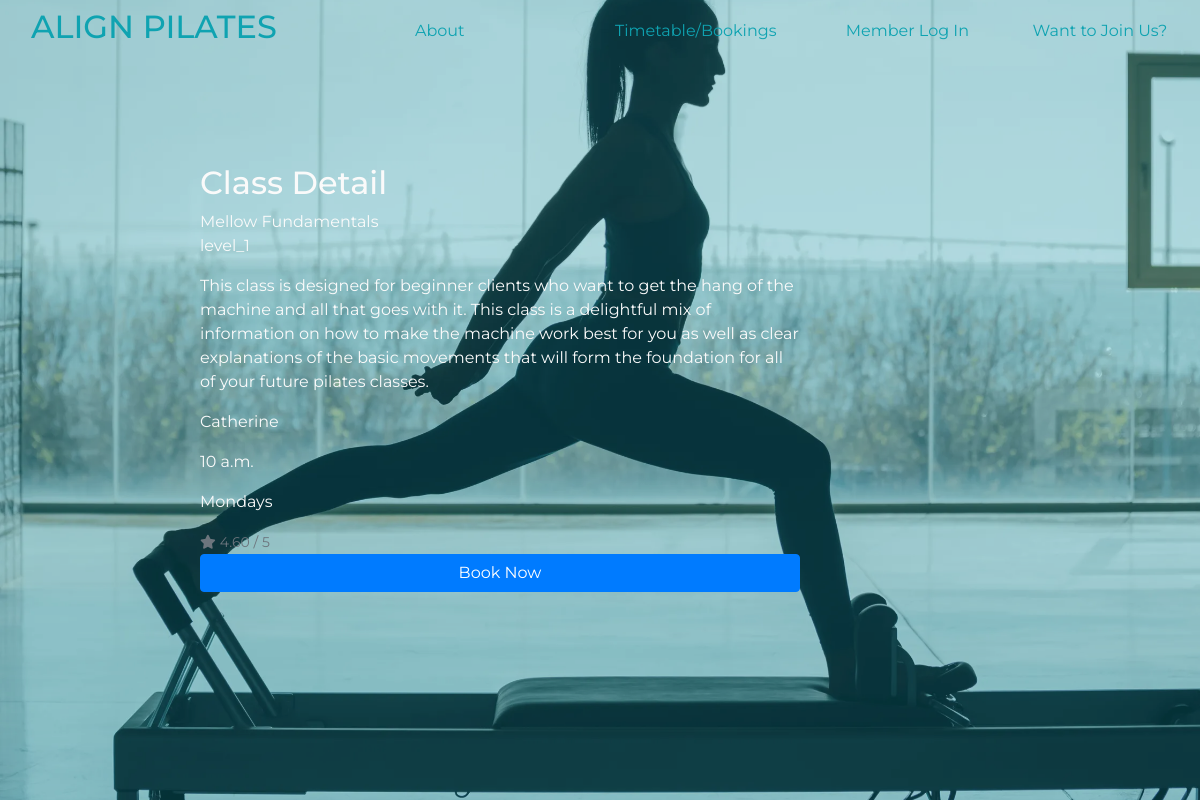
Before: /classes/1 with the older database file.
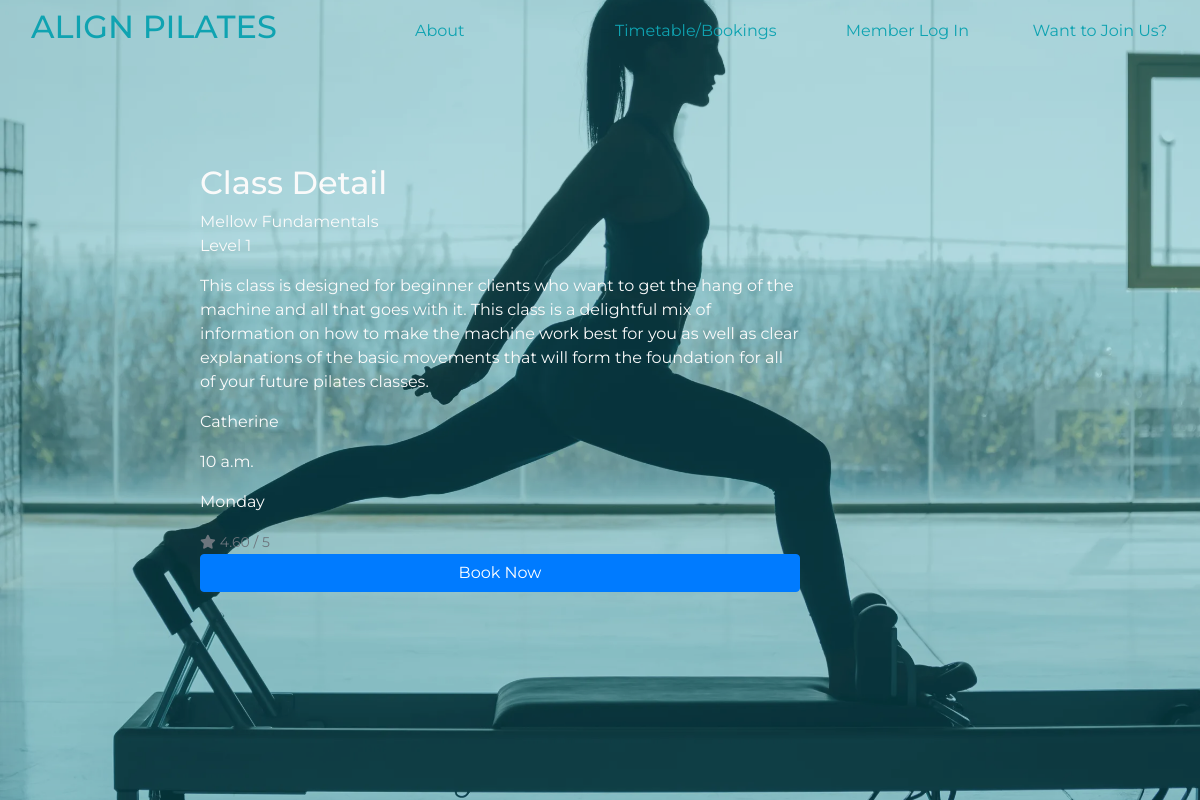
After: the same page with the newer database file.
### classes/models.py (models this page shows, shortened)
class Class_Type(models.Model):
    name = models.CharField(max_length=254)
    level = models.ForeignKey('Level', null=True, blank=True, on_delete=models.SET_NULL)
    description = models.TextField()
    teacher = models.CharField(max_length=254)
    cost = models.DecimalField(max_digits=4, decimal_places=2)
    time = models.TimeField()
    day = models.CharField(max_length=9)
    rating = models.DecimalField(max_digits=6, decimal_places=2, null=True, blank=True)

class Level(models.Model):
    name = models.CharField(max_length=254)
    friendly_name = models.CharField(max_length=254, null=True, blank=True)
    def __str__(self):
        return self.name

### classes/views.py (the view)
# urls.py: path('<int:class_type_id>', views.class_info, name='class_type'),
def class_info(request, class_type_id):
    class_type = get_object_or_404(Class_Type, pk=class_type_id)
    context = {
        'class_type': class_type,
    }
    return render(request, 'classes/class_type.html', context )

### classes/templates/classes/class_type.html (shortened to what this page needs)
{% extends 'base.html' %}
{% load static %}
{% block page_header %}
    <div class="container header-container">
    </div>
{% endblock %}
{% block content %}
    <div class="overlay"></div>
    <div class="container-fluid">
        <div class="row">
            <div class="col-12 col-md-8 col-lg-6 offset-2">
                <div class="row">
                    <div class="h-100 border-0">
                        <h2>Class Detail</h2>
                        <div class="header">{{ class_type.name }}</div>
                        <div class="body">
                            <p class="subtitle">{{ class_type.level }}</p>
                            <p class="text">{{ class_type.description }}</p>
                            <p class="text">{{ class_type.teacher }}</p>
                            <p class="text">{{ class_type.time }}</p>
                            <p class="text">{{ class_type.day }}</p>
                            {% if class_type.rating %}
                                <small class="text-muted"><i class="fas fa-star mr-1"></i>{{ class_type.rating }} / 5</small>
                            {% else %}
                                <small class="text-muted">No Rating</small>
                            {% endif %}
                        </div>
                        <div class="footer">
                            <a href="#" class="btn btn-primary btn-block">Book Now</a>
                        </div>
                    </div>
                </div>
            </div>
        </div>
    </div>
{% endblock %}

### templates/base.html (shortened to what this page needs)
{% load static %}
<!doctype html>
<html lang="en">
  <head>
    {% block corecss %}
        <link rel="stylesheet" href="https://cdn.jsdelivr.net/npm/bootstrap@4.6.2/dist/css/bootstrap.min.css">
        <link rel="stylesheet" href="{% static 'css/base.css' %}">
        {% endblock %}
  </head>
  <body>
    <header class="container-fluid fixed-top">
        {% include 'includes/main-nav.html' %}
    </header>
    {% block page_header %}
    {% endblock %}
    {% block content %}
    {% endblock %}
  </body>
</html>

### templates/includes/main-nav.html (shortened to what this page needs)
<div class="container-fluid fixed-top d-none d-md-block">
    <div class="row">
        <div class="col-12 col-lg-4 my-auto"><a href="{% url 'home' %}" class="nav-link">
        <h2 class="text-uppercase">Align Pilates</h2></a>
        </div>
        <div class="col-3 col-lg-2 my-auto"><a href="">About</a></div>
        <div class="col-3 col-lg-2 my-auto"><a href="{% url 'classes' %}">Timetable/Bookings</a></div>
        <div class="col-3 col-lg-2 my-auto">
        <ul class="list-inline list-unstyled text-center text-lg-right my-0">
            <li class="list-inline-item dropdown">
                <a class="text-black nav-link" href="#" id="options" data-toggle="dropdown" aria-haspopup="true" aria-expanded="false">
                    <div class="text-center">
                        <p class="my-0">Member Log In</p>
                    </div>
                </a>
        </li>
        </ul>
        </div>
        <div class="col-3 col-lg-2 my-auto">
        <ul class="list-inline list-unstyled text-center text-lg-right my-0">
            <a class="nav-link" href="#" id="options" data-toggle="dropdown" aria-haspopup="true" aria-expanded="false">
            <div class="text-center">
                <p class="my-0">Want to Join Us?</p>
            </div>
            </a>
        </ul></div>
        </div>
    </div>

### static/css/base.css (style rules this page uses)
html { height: 100%; }
body { background: url('/media/site-header.webp') no-repeat center center fixed; height: calc(100vh - 164px); background-size: cover; color: #fafafa; font-family: 'Montserrat'; }
.header-container { height: 164px; }
a { color: #0FA3B1; }
.overlay { height: 100%; width: 100%; top: 0; left: 0; position: fixed; background: #0FA3B1; opacity: 0.3; z-index: -1; }

Changed rows visible on the page:
changed Class_Type "Mellow Fundamentals": level "level_1" → "Level 1"; day "Mondays" → "Monday"
